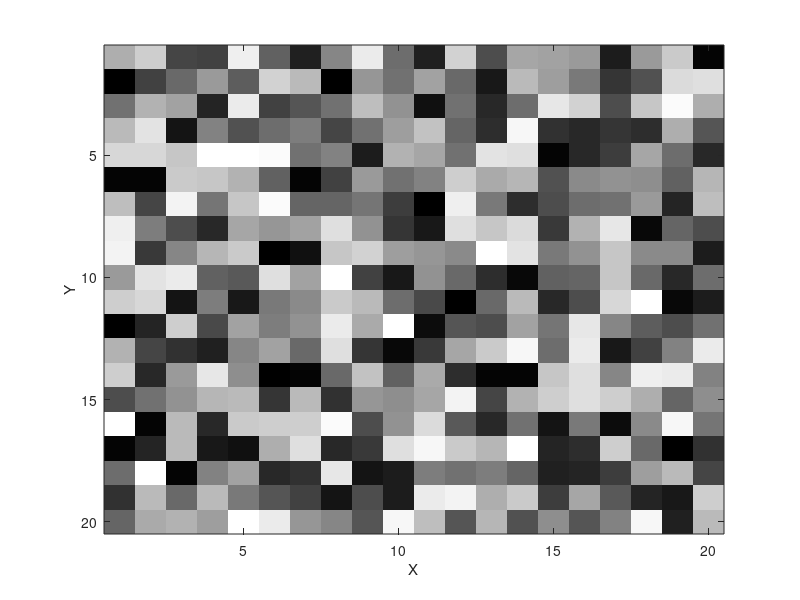

Write MATLAB code to recreate this figure. (Note: this script raises an error after producing the figure.)
%1.1
A = rand([20 20]); %Generate random image
imagesc(A),colormap(gray);
xlabel('X');
ylabel('Y');

while (true)  %Infinite loop to read clicked pixel
    [xVector,yVector] = ginput(1);  
    x = int64(xVector(1));  %coordinates of clicked pixel
    y = int64(yVector(1));
    disp(sprintf('X=%u', y));  %display coordinates in console
    disp(sprintf('Y=%u', x));
    A(y,x) = 0;                 %change clicked pixel color to black
    imagesc(A),title(sprintf('Clicked (X=%u,Y=%u)',y,x)); %show image again with changed pixel color
    xlabel('X');
    ylabel('Y');
end
%%
%1.2
A = imread('D:\master\image processing\examples\onion.png');

subplot(3,1,1);imshow(A),title('imageshow');
subplot(3,1,2);image(A),title('image');
subplot(3,1,3);imagesc(A),title('imagesc');
%%
range = 1000;
B = rand([100 100])*range;  %generate random image

subplot(1,3,1);imshow(B),title('imageshow'), colormap(gray);
subplot(1,3,2);image(B),title('image');
subplot(1,3,3);imagesc(B),title('imagesc');

%%
%1.3
A = imread('cameraman.tif');   %load image
subplot(5,2,1);imshow(A),axis off,title('original'); %display original image

for index = 1 : 8  
    slice = bitget(A,index) %use bitget function to obtain the bit plane
    subplot(5,2,index+1);imshow(slice, []),colormap(gray),title(sprintf('bit%u',index));  
end



%%
%1.4
A = imread('D:\master\image processing\examples\onion.png');

if(ndims(A) == 3) %check if image is in RBG format
   hsv_image = rgb2hsv(A)  % turn image to hsv
   Ahue = A(:,:,1); 
   Asaturation = A(:,:,2);
   Avalue = A(:,:,3);
end

subplot(2,2,1); imshow(A); axis image;%display original image 
subplot(2,2,2); imshow(Ahue); title('hue'); %display hue 
subplot(2,2,3); imshow(Asaturation); title('saturation'); %display saturation
subplot(2,2,4); imshow(Avalue); title('value');%display value


%%
%1.5
%A = imread('D:\master\image processing\examples\onion.png');
A = imread('C:\Users\nicolae\Desktop\dog.jpg');


subplot(2,2,1); imshow(A); axis image;

tic;
nearest = imresize (A,0.01,'nearest');
subplot(2,2,2), imshow(nearest); title('nearest');
toc;

tic;
bilinear = imresize (A,0.01,'bilinear');
subplot(2,2,3), imshow(bilinear); title('bilinear');
toc;

tic;
bicubic = imresize (A,0.01,'bicubic');
subplot(2,2,4), imshow(bicubic); title('bicubic');
toc;


%%
%1.6
A = imread('D:\master\image processing\examples\railway.png');

imtool(A);

%%
%1.7
A = imread('cameraman.tif');
B = imread('rice.png');

subplot(1,3,1),imshow(A);
%figure;
subplot(1,3,2),imshow(B);


C = A-B;
subplot(1,3,3),imshow(C);

figure;

D = imsubtract(A,B);
imagesc(D);

%%
%1.8
names = [
    'D:\master\image processing\examples\AT3_1m4_01.tif'
        'D:\master\image processing\examples\AT3_1m4_02.tif'
        'D:\master\image processing\examples\AT3_1m4_03.tif'
        'D:\master\image processing\examples\AT3_1m4_04.tif'
        'D:\master\image processing\examples\AT3_1m4_05.tif'
        'D:\master\image processing\examples\AT3_1m4_06.tif'
        'D:\master\image processing\examples\AT3_1m4_07.tif'
        'D:\master\image processing\examples\AT3_1m4_08.tif'
        'D:\master\image processing\examples\AT3_1m4_09.tif'
        'D:\master\image processing\examples\AT3_1m4_10.tif'
        ];  %array with paths to images
    
prev = imread(names(1,:));   %store the first image
  
for R = 2 : size(names)
   im= imread(names(R,:));      %read next image
   mosaic = imabsdiff(im,prev); % calculate abs diff
   subplot(3,3,R-1),imshow(mosaic); %display image
   prev = im;                   % store previous image
end

%example 3.6, page 55 from book...XOR

%%
%1.9


A = imread('cameraman.tif');
B = imread('rice.png');


O = blend(A,0.5,B,2.5);

imagesc(O);
%%
names = [
    'D:\master\image processing\examples\AT3_1m4_01.tif'
        'D:\master\image processing\examples\AT3_1m4_02.tif'
        'D:\master\image processing\examples\AT3_1m4_03.tif'
        'D:\master\image processing\examples\AT3_1m4_04.tif'
        'D:\master\image processing\examples\AT3_1m4_05.tif'
        'D:\master\image processing\examples\AT3_1m4_06.tif'
        'D:\master\image processing\examples\AT3_1m4_07.tif'
        'D:\master\image processing\examples\AT3_1m4_08.tif'
        'D:\master\image processing\examples\AT3_1m4_09.tif'
        'D:\master\image processing\examples\AT3_1m4_10.tif'
        ];  %array with paths to images
    
prev = imread(names(1,:));   %store the first image
  
for R = 2 : size(names)
   im= imread(names(R,:));      %read next image
   mosaic = blend(im,1,prev,1); % calculate abs diff
   subplot(3,3,R-1),imshow(mosaic); %display image
   prev = im;                   % store previous image
end


